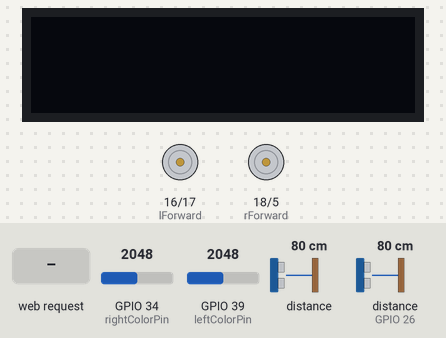
This sketch was run on a simulated ESP32. Shown: 128×32 one-colour display, motor-driver pin pairs drawn as motors (green arrow = first pin HIGH = forward, orange = second pin HIGH = backward, longer = more drive). The test bench sets the inputs (shaded band); at power-on: distance to the obstacle 80 cm, GPIO 34 (rightColorPin) = 2048, GPIO 39 (leftColorPin) = 2048, distance to the obstacle (sensor on GPIO 26) 80 cm. The echo pulse lasts 58.3 µs per cm; WiFi joins after 1.5 s; servers stay silent unless stated; what the sketch prints to the serial monitor is not drawn.

Above: at 2.7 s.
2.8 s: HTTP request GET /Maze received
At 3.2 s:
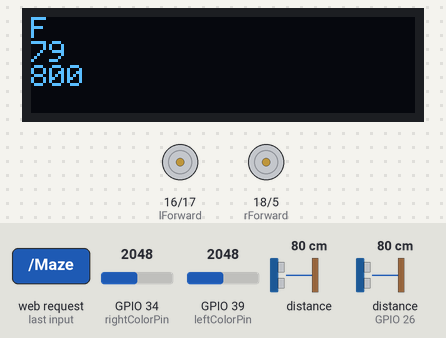
4.8 s: distance to the obstacle (sensor 0) set to 21 cm
At 5.08 s:
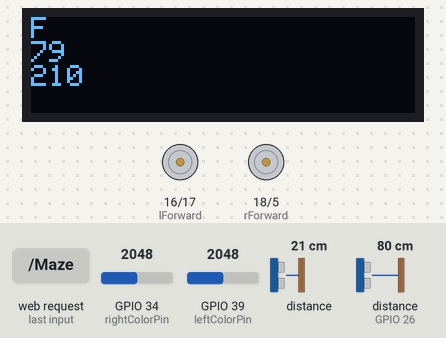
6.7 s: distance to the obstacle (sensor 0) set to 16 cm
At 9.5 s:
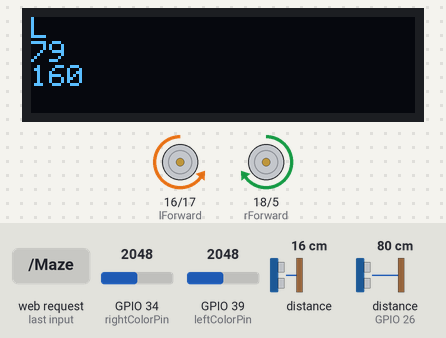
9.7 s: HTTP request GET /LineTrack received
At 11.5 s:
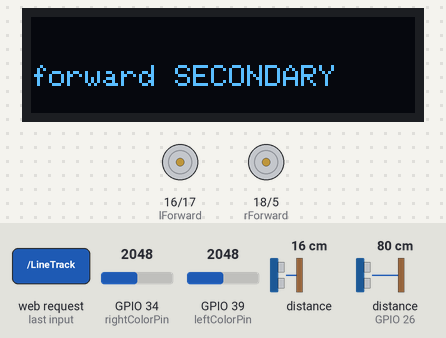
12.7 s: HTTP request GET /Race received
At 14.8 s:
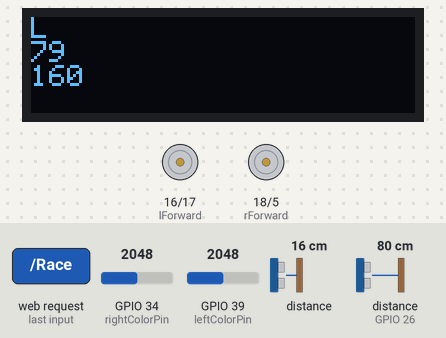
15.2 s: HTTP request GET /TurnLeft received
Timing chart, 0 to 17.8 s (numbered marks = the images above; inputs shaded):
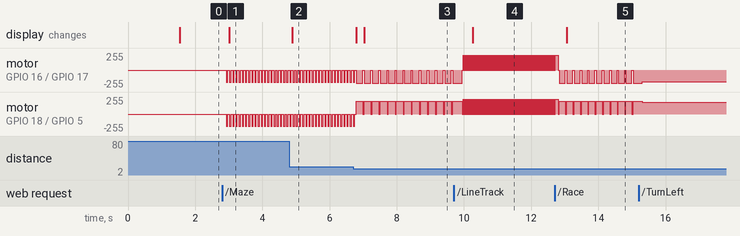

The sketch:

main.ino
```cpp
#include "Adafruit_VL53L0X.h"
#include <analogWrite.h>
#include <Adafruit_SSD1306.h>
#include <WiFi.h>

Adafruit_SSD1306 display = Adafruit_SSD1306(128, 32, &Wire);
Adafruit_VL53L0X distSensor = Adafruit_VL53L0X();
int leftColorPin = 39;
int rightColorPin = 34;
int lColorVal, rColorVal, val = 0;
int rForward = 18;
int rReverse = 5;
int lForward = 16;
int lReverse = 17;
int spd = 220;
int mazeSpd = 185;
int turm = 0;
String turn;
int game = 0;

long duration;
int distance;
// defines pins numbers
const int trigPin = 25;
const int echoPin = 26;


const char* ssid     = "BattleBot";
const char* password = "43638253";

WiFiServer server(80);

void setup() {
  Serial.begin(115200);
  pinMode(rForward, OUTPUT);
  pinMode(rReverse, OUTPUT);
  pinMode(lForward, OUTPUT);
  pinMode(lReverse, OUTPUT);
  pinMode(trigPin, OUTPUT); // Sets the trigPin as an Output
  pinMode(echoPin, INPUT); // Sets the echoPin as an Input

  // We start by connecting to a WiFi network

  Serial.println();
  Serial.println();
  Serial.print("Connecting to ");
  Serial.println(ssid);

  WiFi.begin(ssid, password);

  while (WiFi.status() != WL_CONNECTED) {
    delay(500);
    Serial.print(".");
  }

  Serial.println("");
  Serial.println("WiFi connected.");
  Serial.println("IP address: ");
  Serial.println(WiFi.localIP());

  server.begin();

  if (!distSensor.begin()) {
    Serial.println(F("Failed to boot VL53L0X"));
    while (1);
  }

  display.begin(SSD1306_SWITCHCAPVCC, 0x3C); // Address 0x3C for 128x32
}

void loop() {
  wifiConn();

  if (game == 1)
    maze();
  else if (game == 2)
    lineTracking();
  else if (game == 3)
    race();
  else if (game == 4)
    forward(180);
  else if (game == 5)
    left(165);
  else if (game == 6)
    right(165);
  else if (game == 7)
    backward(165);
  else
    stopMove();
}

void wifiConn() {
  WiFiClient client = server.available();   // listen for incoming clients

  if (client) {                             // if you get a client,
    Serial.println("New Client.");           // print a message out the serial port
    String currentLine = "";                // make a String to hold incoming data from the client
    while (client.connected()) {            // loop while the client's connected
      if (client.available()) {             // if there's bytes to read from the client,
        char c = client.read();             // read a byte, then
        Serial.write(c);                    // print it out the serial monitor
        if (c == '\n') {                    // if the byte is a newline character

          // if the current line is blank, you got two newline characters in a row.
          // that's the end of the client HTTP request, so send a response:
          if (currentLine.length() == 0) {
            break;
          } else {    // if you got a newline, then clear currentLine:
            currentLine = "";
          }
        } else if (c != '\r') {  // if you got anything else but a carriage return character,
          currentLine += c;      // add it to the end of the currentLine
        }

        // Check to see if the client request was "GET /H" or "GET /L":

        executeCMD(currentLine);
      }
    }

    // close the connection:
    client.stop();
    Serial.println("Client Disconnected.");
  }
}

void executeCMD(String str) {
  Serial.println("Get request received");
  if (str == "GET /Maze")
    game = 1;
  else if (str == "GET /LineTrack")
    game = 2;
  else if (str == "GET /Race")
    game = 3;
  else if (str == "GET /Forward")
    game = 4;
  else if (str == "GET /TurnLeft")
    game = 5;
  else if (str == "GET /TurnRight")
    game = 6;
  else if (str == "GET /Back")
    game = 7;
  else if (str == "GET /Stop")
    game = 0;
}

int dist2() {
  // Clears the trigPin
  digitalWrite(trigPin, LOW);
  delayMicroseconds(2);
  // Sets the trigPin on HIGH state for 10 micro seconds
  digitalWrite(trigPin, HIGH);
  delayMicroseconds(10);
  digitalWrite(trigPin, LOW);
  // Reads the echoPin, returns the sound wave travel time in microseconds
  duration = pulseIn(echoPin, HIGH);
  // Calculating the distance
  distance = duration * 0.034 / 2;
  // Prints the distance on the Serial Monitor
  return distance;
}

void race() {
  display.clearDisplay();
  display.setTextSize(1.5);
  display.setTextColor(SSD1306_WHITE);
  display.setCursor(0, 0);

  stopMove();
  if (dist() < 185) {
    if (dist2() > 10 || turm == 1) {
      turm = 1;
      left(mazeSpd);
      delay(130);
      display.print("L");
    } else if (dist2() <= 10 || turm == 2) {
      turm = 2;
      right(mazeSpd);
      delay(130);
      display.print("R");
    }
  } else {
    turm = 0;
    if (rColor() > 2500 || lColor() > 2500) {
      forward(mazeSpd + 25);
      delay(1000);
    } else {
      delay(10);
      forward(mazeSpd);
      display.print("F");
    }
  }
  display.setCursor(0, 8);
  display.println(dist2());
  display.setCursor(0, 16);
  display.println(dist());
  display.display();
}

void maze() {
  display.clearDisplay();
  display.setTextSize(1.5);
  display.setTextColor(SSD1306_WHITE);
  display.setCursor(0, 0);

  stopMove();
  if (dist() < 185) {
    if (dist2() > 26 || turm == 1) {
      turm = 1;
      left(mazeSpd);
      delay(150);
      display.print("L");
    } else if (dist2() <= 26 || turm == 2) {
      turm = 2;
      right(mazeSpd);
      delay(150);
      display.print("R");
    }
  } else {
    delay(10) ;
    turm = 0;
    forward(mazeSpd);
    display.print("F");
  }
  display.setCursor(0, 8);
  display.println(dist2());
  display.setCursor(0, 16);
  display.println(dist());
  display.display();
}


void lineTracking() {
  display.clearDisplay();
  display.setTextSize(1);
  display.setTextColor(SSD1306_WHITE);
  display.setCursor(0, 16);
  int x = 100;

  if (lColor() - 400 > x || rColor() > x) {
    if (abs((lColor()) - rColor()) > 500) {
      stopMove();
      delay(20);
      backward(spd);
      display.print("forward");
      if (lColor() > rColor()) {
        turn = "left";
      } else {
        turn = "right";
      }
    } else {
      stopMove();
      delay(20);
      backward(spd);
      display.print("forward SECONDARY");
    }
  } else {
    if (turn == "left") {
      drive(1, "left", spd);
      display.print(turn);
    } else if (turn == "right") {
      drive(1, "right", spd);
      display.print(turn);
    } else {
      stopMove();
      delay(20);
      backward(spd);
      display.print("FORWARD 2");
    }
  }
  display.display();
}

void forward(int Speed) {
  analogWrite(lForward, 0);
  analogWrite(lReverse, Speed);
  analogWrite(rForward, 0);
  analogWrite(rReverse, Speed);
}
void left(int Speed) {
  analogWrite(lForward, 0);
  analogWrite(lReverse, Speed + 10);
  analogWrite(rForward, Speed + 10);
  analogWrite(rReverse, 0);
}
void right(int Speed) {
  analogWrite(lForward, Speed + 10);
  analogWrite(lReverse, 0);
  analogWrite(rForward, 0);
  analogWrite(rReverse, Speed + 10);
}
void backward(int Speed) {
  analogWrite(lForward, Speed);
  analogWrite(lReverse, 0);
  analogWrite(rForward, Speed);
  analogWrite(rReverse, 0);
}
void stopMove() {
  analogWrite(lForward, 0);
  analogWrite(lReverse, 0);
  analogWrite(rForward, 0);
  analogWrite(rReverse, 0);
}


bool drive(int x, String y, int spd) {
  int z = 180;
  if (x == 1) {
    if (y == "forward") {

    } else if (y == "reverse") {
      analogWrite(lForward, 0);
      analogWrite(lReverse, spd);
      analogWrite(rForward, 0);
      analogWrite(rReverse, spd);
    } else if (y == "right") {
      analogWrite(lForward, z);
      analogWrite(lReverse, 0);
      analogWrite(rForward, 0);
      analogWrite(rReverse, z);
    } else if (y == "left") {
      analogWrite(lForward, 0);
      analogWrite(lReverse, z);
      analogWrite(rForward, z);
      analogWrite(rReverse, 0);
    } else if (y == "brake") {
      analogWrite(lForward, 0);
      analogWrite(lReverse, 0);
      analogWrite(rForward, 0);
      analogWrite(rReverse, 0);
    }
    return true;
  } else
    return false;
}

int lColor() {
  return analogRead(leftColorPin);
}

int rColor() {
  return analogRead(rightColorPin);
}

int dist() {
  VL53L0X_RangingMeasurementData_t measure;
  distSensor.rangingTest(&measure, false); // pass in 'true' to get debug data printout!

  if (measure.RangeStatus != 4) {  // phase failures have incorrect data
    return measure.RangeMilliMeter;
  } else {
    return 99999;
  }
}

void sensorInfo() {
  display.clearDisplay();
  display.setTextSize(1);
  display.setTextColor(SSD1306_WHITE);

  display.setCursor(0, 0);
  display.print("R-color: ");
  display.print(rColor());
  display.setCursor(0, 8);
  display.print("L-color: ");
  display.print(lColor());
  display.setCursor(0, 16);
  display.print("Dist left: ");
  display.print(dist2());

  //display.setCursor(0, 24);
  //display.print("Dist front: ");
  //display.print(dist());

  display.display();
}
```

Measured:
- the behaviour switches between 19 and 18 cm on distance to the obstacle (sensor 0) (found by bisection; images 2 and 3)
- after the input at 2.8 s, motor on GPIO 16 (lForward) / GPIO 17 (lReverse), motor on GPIO 18 (rForward) / GPIO 5 (rReverse): alternates backward 185/255 for 0.05 s and stopped for 0.04 s, starting after 0.12 s; the display: changes after 0.22 s (image 1)
- after the input at 4.8 s, the display: changes after 0.10 s (image 2)
- after the input at 6.7 s, the display: first changes after 0.09 s (image 3 shows a later state)
- after the input at 9.7 s, motor on GPIO 16 (lForward) / GPIO 17 (lReverse), motor on GPIO 18 (rForward) / GPIO 5 (rReverse): alternates forward 220/255 for 0.01 s and stopped for 0.02 s, starting after 0.26 s; the display: changes after 0.56 s (image 4)
- after the input at 12.7 s, the display: changes after 0.36 s (image 5)
